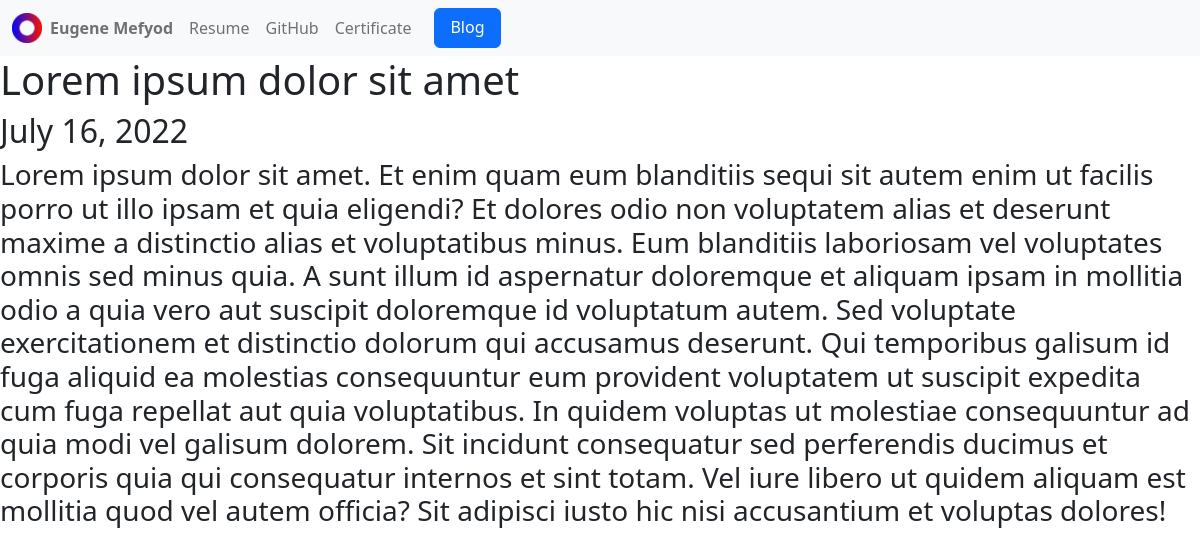
Page /blog/1/ on the committed database.
### blog/models.py (models this page shows, shortened)
class Blog(models.Model):
    title = models.CharField(max_length=200)
    description = models.TextField()
    datetime = models.DateField()

### blog/views.py (the view)
# urls.py: path('<int:blog_id>/', views.detail, name='detail'),
def detail(request, blog_id):
    blog = get_object_or_404(Blog, pk=blog_id)
    return render(request, 'blog/detail.html',{'blog':blog})

### blog/templates/blog/detail.html
{% extends 'portfolio/base.html' %}
{% block content %}
<h1 class='head-blog'>{{ blog.title }}</h1>
<h2>{{ blog.datetime }}</h2>
<h3>{{ blog.description }}</h3>
{% endblock %}

### rows in the picture
Blog: title "Lorem ipsum dolor sit amet", datetime "July 16, 2022", description "Lorem ipsum dolor sit amet. Et enim quam eum blanditiis sequi sit autem enim ut facilis porro ut illo ipsam et quia eligendi? Et dolores odio non voluptatem alias et deserunt maxime a distinctio alias et voluptatibus minus. Eum blanditiis laboriosam vel voluptates omnis sed minus quia. A sunt illum id aspernatur doloremque et aliquam ipsam in mollitia odio a quia vero aut suscipit doloremque id voluptatum autem. Sed voluptate exercitationem et distinctio dolorum qui accusamus deserunt. Qui temporibus galisum id fuga aliquid ea molestias consequuntur eum provident voluptatem ut suscipit expedita cum fuga repellat aut quia voluptatibus. In quidem voluptas ut molestiae consequuntur ad quia…"
